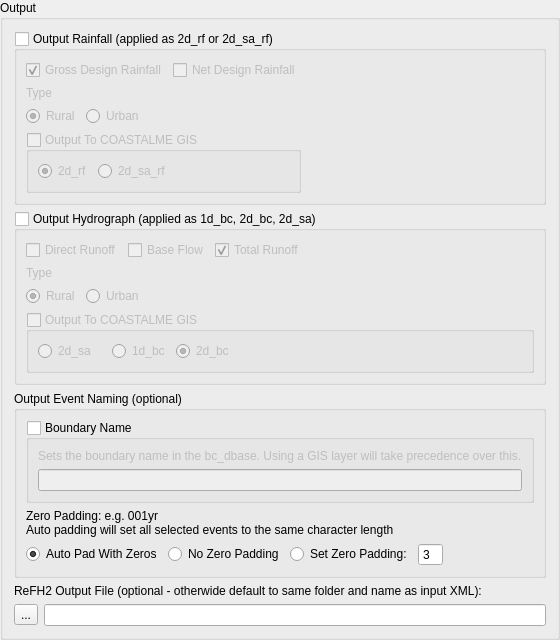
         <widget class="QgsCollapsibleGroupBox" name="mGroupBox_4">
          <property name="title">
           <string>Output</string>
          </property>
          <property name="collapsed">
           <bool>false</bool>
          </property>
          <layout class="QVBoxLayout" name="verticalLayout_16">
           <item>
            <widget class="QGroupBox" name="gbOutRainfall">
             <property name="title">
              <string>Output Rainfall (applied as 2d_rf or 2d_sa_rf)</string>
             </property>
             <property name="checkable">
              <bool>true</bool>
             </property>
             <property name="checked">
              <bool>false</bool>
             </property>
             <layout class="QHBoxLayout" name="horizontalLayout_12">
              <item>
               <layout class="QVBoxLayout" name="verticalLayout_21">
                <item>
                 <layout class="QHBoxLayout" name="horizontalLayout_16">
                  <item>
                   <widget class="QCheckBox" name="rbGrossRainfall">
                    <property name="text">
                     <string>Gross Design Rainfall</string>
                    </property>
                    <property name="checked">
                     <bool>true</bool>
                    </property>
                   </widget>
                  </item>
                  <item>
                   <widget class="QCheckBox" name="rbNetRainfall">
                    <property name="text">
                     <string>Net Design Rainfall</string>
                    </property>
                   </widget>
                  </item>
                 </layout>
                </item>
                <item>
                 <widget class="QLabel" name="label_15">
                  <property name="text">
                   <string>Type</string>
                  </property>
                 </widget>
                </item>
                <item>
                 <layout class="QHBoxLayout" name="horizontalLayout_20">
                  <item>
                   <widget class="QRadioButton" name="rbRuralClone">
                    <property name="text">
                     <string>Rural</string>
                    </property>
                    <property name="checked">
                     <bool>true</bool>
                    </property>
                    <attribute name="buttonGroup">
                     <string notr="true">buttonGroup_9</string>
                    </attribute>
                   </widget>
                  </item>
                  <item>
                   <widget class="QRadioButton" name="rbUrbanClone">
                    <property name="text">
                     <string>Urban</string>
                    </property>
                    <property name="checked">
                     <bool>false</bool>
                    </property>
                    <attribute name="buttonGroup">
                     <string notr="true">buttonGroup_9</string>
                    </attribute>
                   </widget>
                  </item>
                  <item>
                   <spacer name="horizontalSpacer_20">
                    <property name="orientation">
                     <enum>Qt::Horizontal</enum>
                    </property>
                    <property name="sizeHint" stdset="0">
                     <size>
                      <width>40</width>
                      <height>20</height>
                     </size>
                    </property>
                   </spacer>
                  </item>
                 </layout>
                </item>
                <item>
                 <widget class="QGroupBox" name="gbRainToGis">
                  <property name="title">
                   <string>Output To COASTALME GIS</string>
                  </property>
                  <property name="checkable">
                   <bool>true</bool>
                  </property>
                  <property name="checked">
                   <bool>false</bool>
                  </property>
                  <layout class="QVBoxLayout" name="verticalLayout_28">
                   <item>
                    <layout class="QVBoxLayout" name="verticalLayout_29">
                     <item>
                      <layout class="QHBoxLayout" name="horizontalLayout_22">
                       <item>
                        <widget class="QRadioButton" name="rb2dRf">
                         <property name="text">
                          <string>2d_rf</string>
                         </property>
                         <property name="checked">
                          <bool>true</bool>
                         </property>
                         <attribute name="buttonGroup">
                          <string notr="true">buttonGroup_7</string>
                         </attribute>
                        </widget>
                       </item>
                       <item>
                        <widget class="QRadioButton" name="rb2dSaRf">
                         <property name="text">
                          <string>2d_sa_rf</string>
                         </property>
                         <attribute name="buttonGroup">
                          <string notr="true">buttonGroup_7</string>
                         </attribute>
                        </widget>
                       </item>
                       <item>
                        <spacer name="horizontalSpacer_14">
                         <property name="orientation">
                          <enum>Qt::Horizontal</enum>
                         </property>
                         <property name="sizeType">
                          <enum>QSizePolicy::Fixed</enum>
                         </property>
                         <property name="sizeHint" stdset="0">
                          <size>
                           <width>10</width>
                           <height>20</height>
                          </size>
                         </property>
                        </spacer>
                       </item>
                       <item>
                        <spacer name="horizontalSpacer_15">
                         <property name="orientation">
                          <enum>Qt::Horizontal</enum>
                         </property>
                         <property name="sizeHint" stdset="0">
                          <size>
                           <width>40</width>
                           <height>20</height>
                          </size>
                         </property>
                        </spacer>
                       </item>
                      </layout>
                     </item>
                    </layout>
                   </item>
                  </layout>
                 </widget>
                </item>
               </layout>
              </item>
              <item>
               <spacer name="horizontalSpacer_9">
                <property name="orientation">
                 <enum>Qt::Horizontal</enum>
                </property>
                <property name="sizeHint" stdset="0">
                 <size>
                  <width>40</width>
                  <height>20</height>
                 </size>
                </property>
               </spacer>
              </item>
             </layout>
            </widget>
           </item>
           <item>
            <widget class="QGroupBox" name="gbOutHydrograph">
             <property name="title">
              <string>Output Hydrograph (applied as 1d_bc, 2d_bc, 2d_sa)</string>
             </property>
             <property name="checkable">
              <bool>true</bool>
             </property>
             <property name="checked">
              <bool>false</bool>
             </property>
             <layout class="QVBoxLayout" name="verticalLayout_14">
              <item>
               <layout class="QVBoxLayout" name="verticalLayout_13">
                <item>
                 <layout class="QHBoxLayout" name="horizontalLayout_14">
                  <item>
                   <widget class="QCheckBox" name="rbDirectRunoff">
                    <property name="text">
                     <string>Direct Runoff</string>
                    </property>
                   </widget>
                  </item>
                  <item>
                   <widget class="QCheckBox" name="rbBaseFlow">
                    <property name="text">
                     <string>Base Flow</string>
                    </property>
                   </widget>
                  </item>
                  <item>
                   <widget class="QCheckBox" name="rbTotalRunoff">
                    <property name="text">
                     <string>Total Runoff</string>
                    </property>
                    <property name="checked">
                     <bool>true</bool>
                    </property>
                   </widget>
                  </item>
                  <item>
                   <spacer name="horizontalSpacer_11">
                    <property name="orientation">
                     <enum>Qt::Horizontal</enum>
                    </property>
                    <property name="sizeHint" stdset="0">
                     <size>
                      <width>40</width>
                      <height>20</height>
                     </size>
                    </property>
                   </spacer>
                  </item>
                 </layout>
                </item>
                <item>
                 <widget class="QLabel" name="label_12">
                  <property name="text">
                   <string>Type</string>
                  </property>
                 </widget>
                </item>
                <item>
                 <layout class="QHBoxLayout" name="horizontalLayout_13">
                  <item>
                   <widget class="QRadioButton" name="rbRural">
                    <property name="text">
                     <string>Rural</string>
                    </property>
                    <property name="checked">
                     <bool>true</bool>
                    </property>
                    <attribute name="buttonGroup">
                     <string notr="true">buttonGroup_4</string>
                    </attribute>
                   </widget>
                  </item>
                  <item>
                   <widget class="QRadioButton" name="rbUrban">
                    <property name="text">
                     <string>Urban</string>
                    </property>
                    <property name="checked">
                     <bool>false</bool>
                    </property>
                    <attribute name="buttonGroup">
                     <string notr="true">buttonGroup_4</string>
                    </attribute>
                   </widget>
                  </item>
                  <item>
                   <spacer name="horizontalSpacer_10">
                    <property name="orientation">
                     <enum>Qt::Horizontal</enum>
                    </property>
                    <property name="sizeHint" stdset="0">
                     <size>
                      <width>40</width>
                      <height>20</height>
                     </size>
                    </property>
                   </spacer>
                  </item>
                 </layout>
                </item>
                <item>
                 <widget class="QGroupBox" name="gbHydToGis">
                  <property name="title">
                   <string>Output To COASTALME GIS</string>
                  </property>
                  <property name="checkable">
                   <bool>true</bool>
                  </property>
                  <property name="checked">
                   <bool>false</bool>
                  </property>
                  <layout class="QVBoxLayout" name="verticalLayout_31">
                   <item>
                    <layout class="QVBoxLayout" name="verticalLayout_30">
                     <item>
                      <layout class="QHBoxLayout" name="horizontalLayout_17">
                       <item>
                        <widget class="QRadioButton" name="rb2dSa">
                         <property name="text">
                          <string>2d_sa</string>
                         </property>
                         <attribute name="buttonGroup">
                          <string notr="true">buttonGroup_8</string>
                         </attribute>
                        </widget>
                       </item>
                       <item>
                        <spacer name="horizontalSpacer_16">
                         <property name="orientation">
                          <enum>Qt::Horizontal</enum>
                         </property>
                         <property name="sizeType">
                          <enum>QSizePolicy::Fixed</enum>
                         </property>
                         <property name="sizeHint" stdset="0">
                          <size>
                           <width>10</width>
                           <height>20</height>
                          </size>
                         </property>
                        </spacer>
                       </item>
                       <item>
                        <widget class="QRadioButton" name="rb1dBc">
                         <property name="text">
                          <string>1d_bc</string>
                         </property>
                         <attribute name="buttonGroup">
                          <string notr="true">buttonGroup_8</string>
                         </attribute>
                        </widget>
                       </item>
                       <item>
                        <widget class="QRadioButton" name="rb2dBc">
                         <property name="text">
                          <string>2d_bc</string>
                         </property>
                         <property name="checked">
                          <bool>true</bool>
                         </property>
                         <attribute name="buttonGroup">
                          <string notr="true">buttonGroup_8</string>
                         </attribute>
                        </widget>
                       </item>
                       <item>
                        <spacer name="horizontalSpacer_17">
                         <property name="orientation">
                          <enum>Qt::Horizontal</enum>
                         </property>
                         <property name="sizeHint" stdset="0">
                          <size>
                           <width>40</width>
                           <height>20</height>
                          </size>
                         </property>
                        </spacer>
                       </item>
                      </layout>
                     </item>
                    </layout>
                   </item>
                  </layout>
                 </widget>
                </item>
               </layout>
              </item>
             </layout>
            </widget>
           </item>
           <item>
            <widget class="QGroupBox" name="groupBox_2">
             <property name="title">
              <string>Output Event Naming (optional)</string>
             </property>
             <layout class="QVBoxLayout" name="verticalLayout_25">
              <item>
               <widget class="QGroupBox" name="gbBoundaryName">
                <property name="title">
                 <string>Boundary Name</string>
                </property>
                <property name="checkable">
                 <bool>true</bool>
                </property>
                <property name="checked">
                 <bool>false</bool>
                </property>
                <layout class="QVBoxLayout" name="verticalLayout_24">
                 <item>
                  <widget class="QLabel" name="label_16">
                   <property name="text">
                    <string>Sets the boundary name in the bc_dbase. Using a GIS layer will take precedence over this.</string>
                   </property>
                  </widget>
                 </item>
                 <item>
                  <widget class="QLineEdit" name="leBoundaryName"/>
                 </item>
                </layout>
               </widget>
              </item>
              <item>
               <widget class="QLabel" name="label_17">
                <property name="text">
                 <string>&lt;html&gt;&lt;head/&gt;&lt;body&gt;&lt;p&gt;Zero Padding: e.g. 001yr&lt;br/&gt;Auto padding will set all selected events to the same character length&lt;/p&gt;&lt;/body&gt;&lt;/html&gt;</string>
                </property>
               </widget>
              </item>
              <item>
               <layout class="QVBoxLayout" name="verticalLayout_20">
                <item>
                 <layout class="QHBoxLayout" name="horizontalLayout_21">
                  <item>
                   <widget class="QRadioButton" name="rbAutoPad">
                    <property name="text">
                     <string>Auto Pad With Zeros</string>
                    </property>
                    <property name="checked">
                     <bool>true</bool>
                    </property>
                    <attribute name="buttonGroup">
                     <string notr="true">buttonGroup_10</string>
                    </attribute>
                   </widget>
                  </item>
                  <item>
                   <widget class="QRadioButton" name="rbNoPad">
                    <property name="text">
                     <string>No Zero Padding</string>
                    </property>
                    <attribute name="buttonGroup">
                     <string notr="true">buttonGroup_10</string>
                    </attribute>
                   </widget>
                  </item>
                  <item>
                   <widget class="QRadioButton" name="rbSetPad">
                    <property name="text">
                     <string>Set Zero Padding:</string>
                    </property>
                    <attribute name="buttonGroup">
                     <string notr="true">buttonGroup_10</string>
                    </attribute>
                   </widget>
                  </item>
                  <item>
                   <widget class="QSpinBox" name="sbPadNo">
                    <property name="buttonSymbols">
                     <enum>QAbstractSpinBox::NoButtons</enum>
                    </property>
                    <property name="value">
                     <number>3</number>
                    </property>
                   </widget>
                  </item>
                  <item>
                   <spacer name="horizontalSpacer_21">
                    <property name="orientation">
                     <enum>Qt::Horizontal</enum>
                    </property>
                    <property name="sizeHint" stdset="0">
                     <size>
                      <width>40</width>
                      <height>20</height>
                     </size>
                    </property>
                   </spacer>
                  </item>
                 </layout>
                </item>
               </layout>
              </item>
             </layout>
            </widget>
           </item>
           <item>
            <layout class="QVBoxLayout" name="verticalLayout_15">
             <item>
              <widget class="QLabel" name="label_13">
               <property name="text">
                <string>ReFH2 Output File (optional - otherwide default to same folder and name as input XML):</string>
               </property>
              </widget>
             </item>
             <item>
              <layout class="QHBoxLayout" name="horizontalLayout_15">
               <item>
                <widget class="QToolButton" name="btnOutfile">
                 <property name="text">
                  <string>...</string>
                 </property>
                </widget>
               </item>
               <item>
                <widget class="QLineEdit" name="leOutfile"/>
               </item>
              </layout>
             </item>
            </layout>
           </item>
          </layout>
         </widget>
